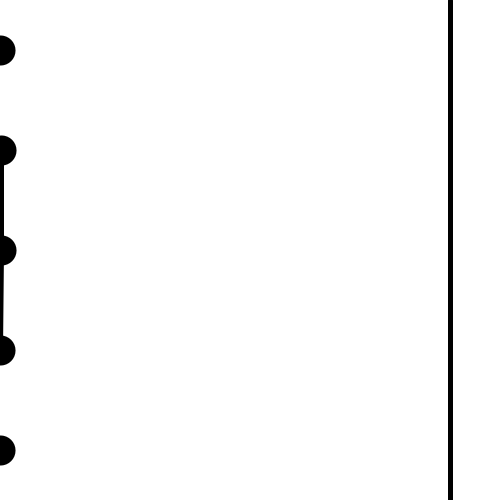
Frame 1 (no input)
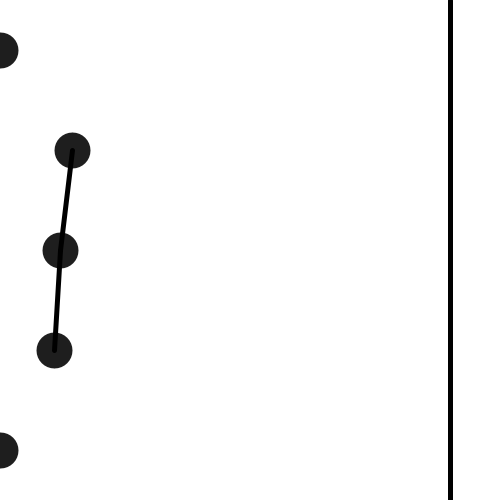
Frame 60 (the mouse pressed at the canvas centre just before this capture)
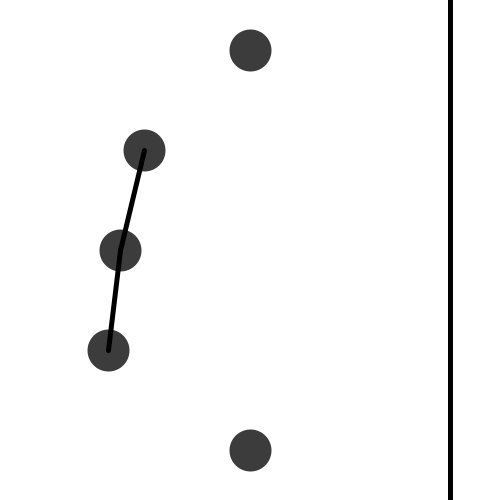
Frame 120 (the mouse held since frame 60 and released just before this capture)

The Processing sketch that drew these frames (run headless with seeded random() and noise(); from frame 60 on, the mouse is pressed at the canvas centre):

// Processing sketch: e02_wyscigi
// ── e02_wyscigi.pde
void setup(){
  size(500, 500);
  background(255);
  strokeWeight(30);
//  frameRate(100);
}

void draw(){  
  background(255);
  strokeWeight(30+frameCount*0.1);
  stroke(frameCount*0.5);
  point(frameCount*1.2, 150);
  point(frameCount, 250);
  point(frameCount*0.9, 350);
  point(mouseX, 450);
  point(mouseY, 50);
  strokeWeight(5);
  stroke(0);
  line(450, 0, 450, 500);
  line(frameCount*1.2, 150, frameCount, 250);
  line(frameCount*0.9, 350, frameCount, 250);
}
